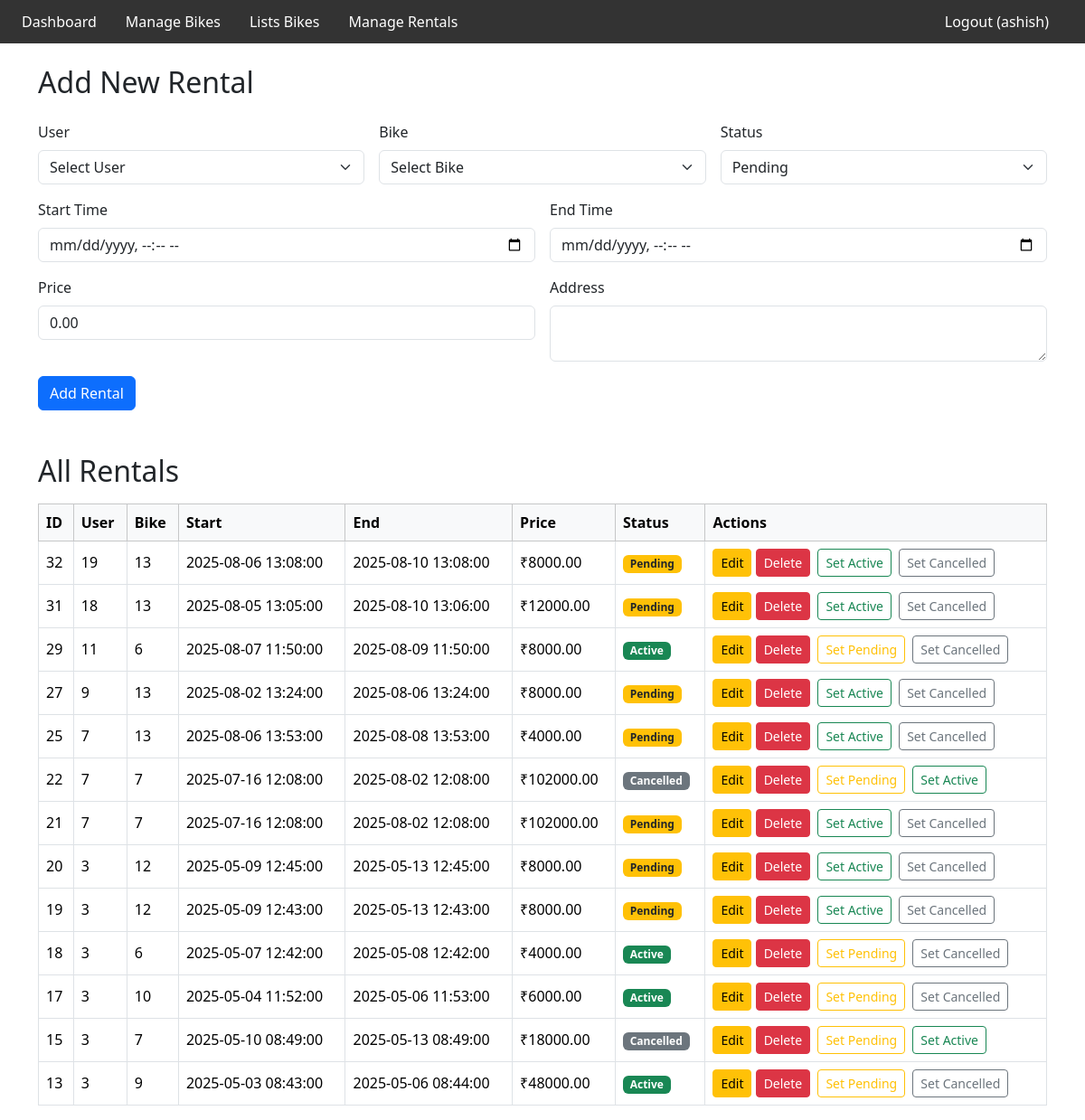
/bike/admin/admin_manage_rental.php (signed in), run on the app's committed database.
### tables this page shows
CREATE TABLE `rentals` (
  `rental_id` int(11) NOT NULL,
  `user_id` int(11) NOT NULL,
  `bike_id` int(11) NOT NULL,
  `start_time` datetime DEFAULT current_timestamp(),
  `end_time` datetime DEFAULT NULL,
  `price` decimal(10,2) NOT NULL DEFAULT 0.00,
  `address` varchar(255) DEFAULT NULL,
  `created_by_admin` int(11) DEFAULT NULL,
  `updated_by_admin` int(11) DEFAULT NULL,
  `status` varchar(20) NOT NULL DEFAULT 'pending',
  `user_latitude` double DEFAULT NULL,
  `user_longitude` double DEFAULT NULL,
  `distance_km` double DEFAULT NULL
);

### bike/admin/admin_manage_rental.php (the view, shortened to what this page needs)
<?php
include 'admin_navbar.php';
$conn = new mysqli('localhost', 'root', '', 'bike_rental');
$editRental = null;
$rentals = $conn->query("SELECT * FROM rentals ORDER BY rental_id DESC")->fetch_all(MYSQLI_ASSOC);
?>
<!DOCTYPE html>
<html lang="en">
<head>
    <link href="https://cdn.jsdelivr.net/npm/bootstrap@5.3.2/dist/css/bootstrap.min.css" rel="stylesheet">
</head>
<body>
<div class="container mt-4">
    <h2 class="mb-4"><?= $editRental ? 'Edit Rental' : 'Add New Rental' ?></h2>
    <form method="POST" action="" class="mb-5">
        <div class="row g-3">
            <div class="col-md-4">
                <label for="user_id" class="form-label">User</label>
                <select name="user_id" class="form-select" required>
                    <option value="">Select User</option>
                </select>
            </div>
            <div class="col-md-4">
                <label for="bike_id" class="form-label">Bike</label>
                <select name="bike_id" class="form-select" required>
                    <option value="">Select Bike</option>
                </select>
            </div>
            <div class="col-md-4">
                <label for="status" class="form-label">Status</label>
                <select name="status" class="form-select" required>
                    <?php
                    $statuses = ['pending', 'active', 'cancelled'];
                    foreach ($statuses as $st) {
                        $selected = ($editRental['status'] ?? 'pending') === $st ? 'selected' : '';
                        echo "<option value=\"$st\" $selected>" . ucfirst($st) . "</option>";
                    }
                    ?>
                </select>
            </div>
            <div class="col-md-6">
                <label for="start_time" class="form-label">Start Time</label>
                <input type="datetime-local" name="start_time" class="form-control" required
                       value="<?= isset($editRental['start_time']) ? date('Y-m-d\TH:i', strtotime($editRental['start_time'])) : '' ?>">
            </div>
            <div class="col-md-6">
                <label for="end_time" class="form-label">End Time</label>
                <input type="datetime-local" name="end_time" class="form-control"
                       value="<?= isset($editRental['end_time']) ? date('Y-m-d\TH:i', strtotime($editRental['end_time'])) : '' ?>">
            </div>
            <div class="col-md-6">
                <label for="price" class="form-label">Price</label>
                <input type="number" name="price" step="0.01" class="form-control" required value="<?= htmlspecialchars($editRental['price'] ?? '0.00') ?>">
            </div>
            <div class="col-md-6">
                <label for="address" class="form-label">Address</label>
                <textarea name="address" class="form-control"><?= htmlspecialchars($editRental['address'] ?? '') ?></textarea>
            </div>
        </div>
        <div class="mt-3">
            <button type="submit" class="btn btn-primary"><?= $editRental ? 'Update Rental' : 'Add Rental' ?></button>
        </div>
    </form>
    <h2 class="mb-3">All Rentals</h2>
    <div class="table-responsive">
        <table class="table table-bordered table-hover align-middle">
            <thead class="table-light">
            <tr>
                <th>ID</th>
                <th>User</th>
                <th>Bike</th>
                <th>Start</th>
                <th>End</th>
                <th>Price</th>
                <th>Status</th>
                <th>Actions</th>
            </tr>
            </thead>
            <tbody>
            <?php foreach ($rentals as $r): ?>
                <tr>
                    <td><?= $r['rental_id'] ?></td>
                    <td><?= $r['user_id'] ?></td>
                    <td><?= $r['bike_id'] ?></td>
                    <td><?= $r['start_time'] ?></td>
                    <td><?= $r['end_time'] ?></td>
                    <td>₹<?= $r['price'] ?></td>
                    <td>
                        <span class="badge bg-<?= $r['status'] === 'active' ? 'success' : ($r['status'] === 'pending' ? 'warning text-dark' : 'secondary') ?>">
                            <?= ucfirst($r['status']) ?>
                        </span>
                    </td>
                    <td class="actions">
                        <a href="?edit_id=<?= $r['rental_id'] ?>" class="btn btn-sm btn-warning">Edit</a>
                        <button type="button" class="btn btn-sm btn-danger" data-bs-toggle="modal" data-bs-target="#deleteModal<?= $r['rental_id'] ?>">Delete</button>
                        <?php foreach (['pending', 'active', 'cancelled'] as $st):
                            if ($r['status'] !== $st): ?>
                                <a href="admin_manage_rental.php?edit_id=<?= $r['rental_id'] ?>&set_status=<?= $st ?>" class="btn btn-sm btn-outline-<?= $st === 'active' ? 'success' : ($st === 'pending' ? 'warning' : 'secondary') ?> ms-1">Set <?= ucfirst($st) ?></a>
                            <?php endif;
                        endforeach; ?>
                    </td>
                </tr>
            <?php endforeach; ?>
            </tbody>
        </table>
    </div>
</div>
</body>
</html>

### data on the page
rentals: rental_id "32", user "19", bike "13", start_time "2025-08-06 13:08:00", end_time "2025-08-10 13:08:00", price "8000.00", status "Pending", st "Active", st "Cancelled"
rentals: rental_id "31", user "18", bike "13", start_time "2025-08-05 13:05:00", end_time "2025-08-10 13:06:00", price "12000.00", status "Pending", st "Active", st "Cancelled"
rentals: rental_id "29", user "11", bike "6", start_time "2025-08-07 11:50:00", end_time "2025-08-09 11:50:00", price "8000.00", status "Active", st "Pending", st "Cancelled"
rentals: rental_id "27", user "9", bike "13", start_time "2025-08-02 13:24:00", end_time "2025-08-06 13:24:00", price "8000.00", status "Pending", st "Active", st "Cancelled"
rentals: rental_id "25", user "7", bike "13", start_time "2025-08-06 13:53:00", end_time "2025-08-08 13:53:00", price "4000.00", status "Pending", st "Active", st "Cancelled"
rentals: rental_id "22", user "7", bike "7", start_time "2025-07-16 12:08:00", end_time "2025-08-02 12:08:00", price "102000.00", status "Cancelled", st "Pending", st "Active"
rentals: rental_id "21", user "7", bike "7", start_time "2025-07-16 12:08:00", end_time "2025-08-02 12:08:00", price "102000.00", status "Pending", st "Active", st "Cancelled"
rentals: rental_id "20", user "3", bike "12", start_time "2025-05-09 12:45:00", end_time "2025-05-13 12:45:00", price "8000.00", status "Pending", st "Active", st "Cancelled"
rentals: rental_id "19", user "3", bike "12", start_time "2025-05-09 12:43:00", end_time "2025-05-13 12:43:00", price "8000.00", status "Pending", st "Active", st "Cancelled"
rentals: rental_id "18", user "3", bike "6", start_time "2025-05-07 12:42:00", end_time "2025-05-08 12:42:00", price "4000.00", status "Active", st "Pending", st "Cancelled"
rentals: rental_id "17", user "3", bike "10", start_time "2025-05-04 11:52:00", end_time "2025-05-06 11:53:00", price "6000.00", status "Active", st "Pending", st "Cancelled"
rentals: rental_id "15", user "3", bike "7", start_time "2025-05-10 08:49:00", end_time "2025-05-13 08:49:00", price "18000.00", status "Cancelled", st "Pending", st "Active"
rentals: rental_id "13", user "3", bike "9", start_time "2025-05-03 08:43:00", end_time "2025-05-06 08:44:00", price "48000.00", status "Active", st "Pending", st "Cancelled"

### other printed values
$_SESSION['admin_username'] "ashish"
form field status "Pending"
